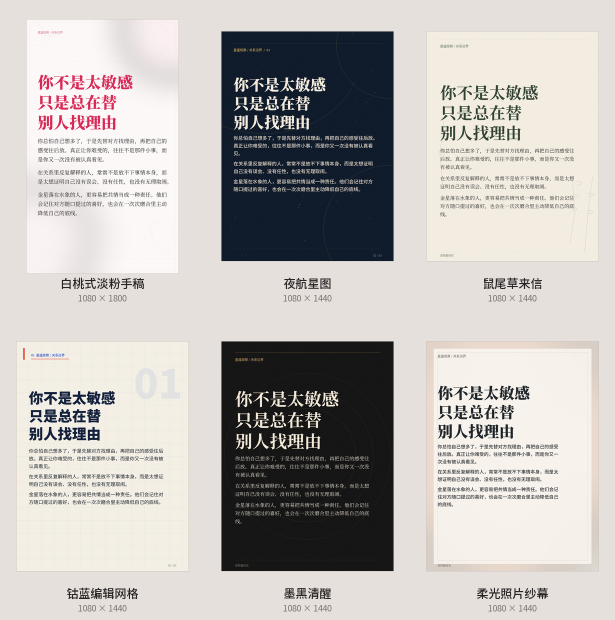
#> input picture docs/style-gallery.png, 1230 x 1240 px (shown at 1/2 size)
$ python -i render_carousel.py   (imports and definitions only)
#> lines starting #> are read from the running program, lines starting #| are printed output that depends on the picture
#> further down, picture is the input picture: PIL image 1230x1240 RGB; mean R, G, B 188.9, 185.1, 182.4
from __future__ import annotations

import argparse
import json
import math
import random
import re
import sys
from dataclasses import dataclass
from pathlib import Path
from typing import Any, Callable

from PIL import Image, ImageDraw, ImageFilter, ImageFont


SERIF_PATH = r"C:\Windows\Fonts\NotoSerifSC-VF.ttf"
SANS_PATH = r"C:\Windows\Fonts\NotoSansSC-VF.ttf"

NO_LINE_START = set("，。！？；：、）》】」』’”％‰…")
NO_LINE_END = set("（《【「『‘“")
FOCUS_LABEL_GAP = 52
FOCUS_BODY_GAP = 46


@dataclass(frozen=True)
class Style:
    key: str
    label: str
    width: int
    height: int
    bg: str
    title_color: str
    body_color: str
    muted: str
    accent: str
    secondary: str
    title_font_path: str
    title_weight: bytes
    title_size: int
    title_line_gap: int
    body_font_path: str
    body_weight: bytes
    body_size: int
    body_line_gap: int
    margin_x: int
    body_width: int
    title_y: int
    cover_body_gap: int
    page_body_top: int
    cover_body_bottom: int
    body_bottom: int
    paragraph_gap: int
    footer_mode: str
    decoration: str
    panel_rgba: tuple[int, int, int, int] | None = None

    @property
    def aspect_ratio(self) -> float:
        return self.width / self.height


STYLES: dict[str, Style] = {
    "blush-manuscript": Style(
        key="blush-manuscript",
        label="白桃式淡粉手稿",
        width=1080,
        height=1800,
        bg="#FCF9F8",
        title_color="#D72B58",
        body_color="#272225",
        muted="#D58A9B",
        accent="#F3C7D2",
        secondary="#F8E3E8",
        title_font_path=SERIF_PATH,
        title_weight=b"Black",
        title_size=112,
        title_line_gap=30,
        body_font_path=SERIF_PATH,
        body_weight=b"Regular",
        body_size=38,
        body_line_gap=27,
        margin_x=82,
        body_width=916,
        title_y=360,
        cover_body_gap=76,
        page_body_top=92,
        cover_body_bottom=1548,
        body_bottom=1712,
        paragraph_gap=54,
        footer_mode="none",
        decoration="blush",
    ),
    "nocturne": Style(
        key="nocturne",
        label="夜航星图",
        width=1080,
        height=1440,
        bg="#0F1B2B",
        title_color="#F4EBDD",
        body_color="#E3D8C7",
        muted="#8293A3",
        accent="#C9A553",
        secondary="#D15B43",
        title_font_path=SERIF_PATH,
        title_weight=b"Black",
        title_size=96,
        title_line_gap=22,
        body_font_path=SANS_PATH,
        body_weight=b"Medium",
        body_size=30,
        body_line_gap=18,
        margin_x=78,
        body_width=880,
        title_y=260,
        cover_body_gap=58,
        page_body_top=106,
        cover_body_bottom=1218,
        body_bottom=1322,
        paragraph_gap=34,
        footer_mode="index",
        decoration="nocturne",
    ),
    "sage-letter": Style(
        key="sage-letter",
        label="鼠尾草来信",
        width=1080,
        height=1440,
        bg="#F3EDE2",
        title_color="#344536",
        body_color="#2C2C28",
        muted="#7A8A72",
        accent="#AA6040",
        secondary="#C7D2BE",
        title_font_path=SERIF_PATH,
        title_weight=b"Bold",
        title_size=102,
        title_line_gap=24,
        body_font_path=SERIF_PATH,
        body_weight=b"Regular",
        body_size=31,
        body_line_gap=20,
        margin_x=88,
        body_width=852,
        title_y=306,
        cover_body_gap=64,
        page_body_top=104,
        cover_body_bottom=1206,
        body_bottom=1324,
        paragraph_gap=40,
        footer_mode="brand",
        decoration="sage",
    ),
    "cobalt-grid": Style(
        key="cobalt-grid",
        label="钴蓝编辑网格",
        width=1080,
        height=1440,
        bg="#F4F0E6",
        title_color="#14213D",
        body_color="#20242C",
        muted="#727783",
        accent="#E24A33",
        secondary="#2F54C6",
        title_font_path=SANS_PATH,
        title_weight=b"Black",
        title_size=90,
        title_line_gap=22,
        body_font_path=SANS_PATH,
        body_weight=b"Regular",
        body_size=30,
        body_line_gap=18,
        margin_x=80,
        body_width=860,
        title_y=300,
        cover_body_gap=54,
        page_body_top=102,
        cover_body_bottom=1194,
        body_bottom=1320,
        paragraph_gap=34,
        footer_mode="index",
        decoration="cobalt",
    ),
    "ink-noir": Style(
        key="ink-noir",
        label="墨黑清醒",
        width=1080,
        height=1440,
        bg="#151515",
        title_color="#F2E8D7",
        body_color="#E5DFD3",
        muted="#7C7165",
        accent="#B9935B",
        secondary="#8D2F2B",
        title_font_path=SERIF_PATH,
        title_weight=b"Bold",
        title_size=108,
        title_line_gap=24,
        body_font_path=SERIF_PATH,
        body_weight=b"Regular",
        body_size=31,
        body_line_gap=20,
        margin_x=88,
        body_width=858,
        title_y=278,
        cover_body_gap=60,
        page_body_top=100,
        cover_body_bottom=1208,
        body_bottom=1322,
        paragraph_gap=38,
        footer_mode="brand",
        decoration="ink",
    ),
    "photo-veil": Style(
        key="photo-veil",
        label="柔光照片纱幕",
        width=1080,
        height=1440,
        bg="#EEE8DF",
        title_color="#20252A",
        body_color="#33363A",
        muted="#7C7770",
        accent="#B86A4A",
        secondary="#D9C6B6",
        title_font_path=SERIF_PATH,
        title_weight=b"Black",
        title_size=96,
        title_line_gap=24,
        body_font_path=SANS_PATH,
        body_weight=b"Medium",
        body_size=29,
        body_line_gap=18,
        margin_x=72,
        body_width=760,
        title_y=250,
        cover_body_gap=56,
        page_body_top=88,
        cover_body_bottom=1218,
        body_bottom=1330,
        paragraph_gap=34,
        footer_mode="brand",
        decoration="photo",
        panel_rgba=(250, 246, 240, 224),
    ),
}


# [7 lines left out: function load_font, not called in this run]


def hex_rgba(color: str, alpha: int) -> tuple[int, int, int, int]:
    color = color.lstrip("#")
    return int(color[0:2], 16), int(color[2:4], 16), int(color[4:6], 16), alpha


def add_grain(image: Image.Image, strength: int = 3) -> Image.Image:
#> called with strength = 3
    noise = Image.effect_noise(image.size, 18).convert("L")
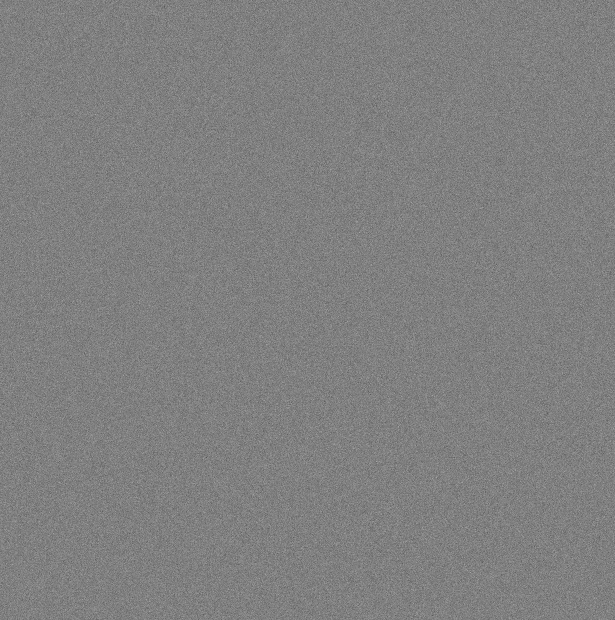
#> noise: PIL image 1230x1240 L (shown at 1/2 size); min 32, max 212, mean 127.5
    layer = Image.new("RGBA", image.size, (110, 90, 80, 0))
    layer.putalpha(noise.point(lambda value: strength if value > 128 else 0))
    return Image.alpha_composite(image.convert("RGBA"), layer)


# [360 lines left out: functions add_soft_wash, cover_crop, organic_blob, draw_blush_decoration, draw_nocturne_decoration, draw_sage_decoration and 7 more, not called in this run]


def title_height(font: ImageFont.FreeTypeFont, line_count: int, line_gap: int) -> int:
    return line_count * font.size + max(0, line_count - 1) * line_gap


# [678 lines left out: functions draw_title, draw_body_block, wrap_text_block, prepare_focus, focus_block_height, draw_focus and 10 more, not called in this run]


# [2 lines not run here, left out]

>>> from PIL import Image
>>> picture = Image.open('../docs/style-gallery.png')
>>> result = add_grain(picture)
